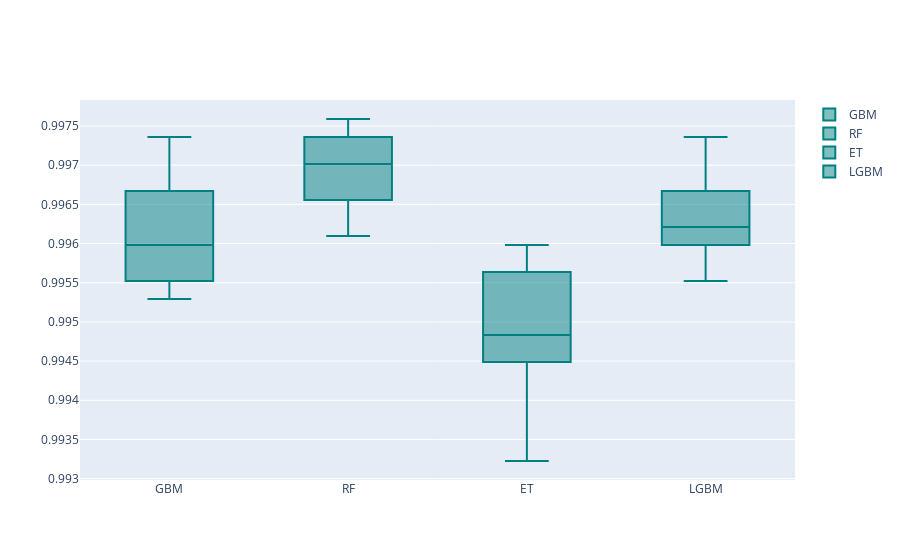

The notebook cell saved with this chart:
### Code cell
models = GetBasedModel()
names,results = BasedLine2(X_train, y_train, models)
PlotBoxR().PlotResult(names,results)

### Figure 1 — Plotly figure (JSON) as saved in the notebook; plotly's stock layout.template omitted (floating-point values rounded to 4 significant figures)
{"data": [{"marker": {"color": "rgb(0, 128, 128)"}, "name": "GBM", "type": "box", "y": [0.9959, 0.9967, 0.9962, 0.996, 0.996, 0.9953, 0.9974, 0.9955, 0.9954, 0.9967]}, {"marker": {"color": "rgb(0, 128, 128)"}, "name": "RF", "type": "box", "y": [0.9972, 0.9969, 0.9974, 0.9971, 0.9974, 0.9964, 0.9976, 0.9961, 0.9966, 0.9969]}, {"marker": {"color": "rgb(0, 128, 128)"}, "name": "ET", "type": "box", "y": [0.9956, 0.9947, 0.996, 0.9949, 0.9955, 0.9938, 0.996, 0.9932, 0.9945, 0.9947]}, {"marker": {"color": "rgb(0, 128, 128)"}, "name": "LGBM", "type": "box", "y": [0.9963, 0.9956, 0.9974, 0.996, 0.9968, 0.996, 0.9967, 0.9955, 0.9961, 0.9967]}], "layout": {"autosize": true, "xaxis": {"autorange": true, "range": [-0.5, 3.5], "type": "category"}, "yaxis": {"autorange": true, "range": [0.993, 0.9978], "type": "linear"}}}
